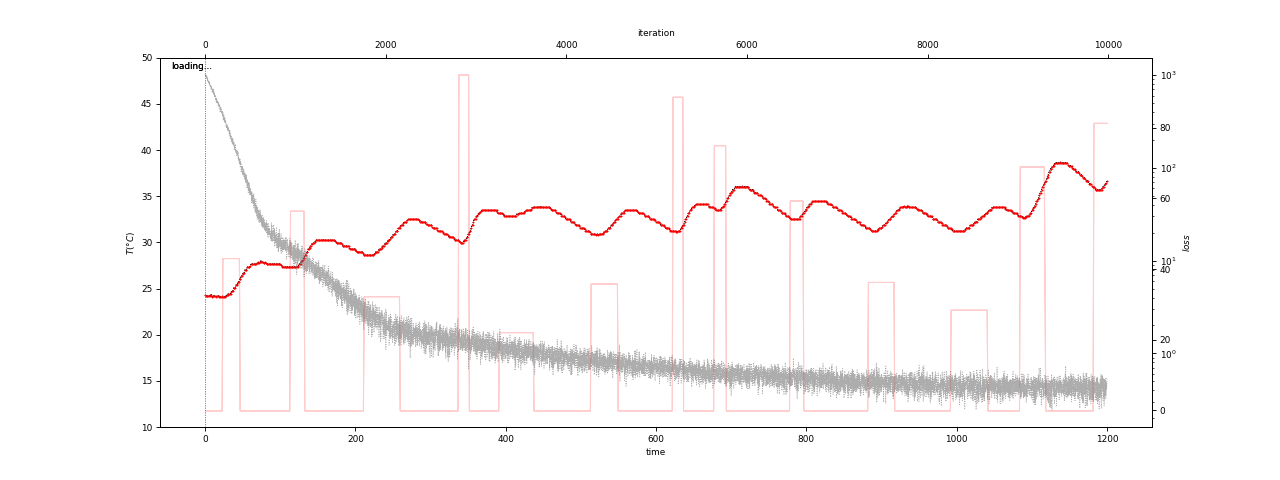
#> input picture media/model.q.3.pinn/0000.png, 1280 x 480 px; its folder holds only this picture in this run
$ jupyter execute video.1.ipynb   (shell and % lines are left out)
#> lines starting #> are read from the running program, lines starting #| are printed output that depends on the picture
[cell 1]
import os,socket
import cv2
import datetime
import numpy as np

from matplotlib.ticker import EngFormatter
efmt = EngFormatter('B')

fext = ".png"
fpath = "model.q.3.pinn"
froot = os.path.join(os.getcwd(),fpath)
fnames = [os.path.join(froot,fname) for fname in os.listdir(froot) if fname.endswith(fext)]

print(f"author  {socket.gethostname():>26}")
print(f"version {str(datetime.datetime.now()):>26}")

print(f"model   {fpath:>26}")
print(f"files   {str(len(fnames)):>26}")

### prepare a video mp4 file by monitored images

base generator is tclab.model.animate.3.py

[cell 2]
shape = (3200,1108)
duration = 1 # duration of one slide in s
fps = 24

item_count = len(fnames)

target_time = str(datetime.timedelta(seconds = duration * item_count))
target_size = int(os.path.getsize(fnames[0]) * item_count * fps)

print(f"video time estimated: {target_time}, size (w/o zip) estimated: {efmt(target_size)}")
print(f"{item_count} items, {duration}s duration, {fps} fps")

[cell 3]

fformat = 'mp4'
ftarget = os.path.join(froot,f"{fpath}.{fformat}")

if fformat == 'mp4':
    fourcc = cv2.VideoWriter.fourcc(*'MP4V')
else:
    fourcc = cv2.VideoWriter.fourcc(*'XVID')

writer = cv2.VideoWriter(ftarget, fourcc, fps, shape)

print(f"video target {ftarget}")

for fname in fnames[:item_count]:

    src = cv2.imread(fname)
#> src is the input picture: shape (480, 1280, 3); mean B, G, R 249.4, 249.4, 251

    height, width, _ = src.shape
#> height = 480; width = 1280
    scale = min(shape[0]/width, shape[1]/height)
#> scale = 2.31
    size = (int(width*scale), int(height*scale))
#> size = (2954, 1108)
    src = cv2.resize(src, size)
#> src: shape (1108, 2954, 3)

    dst = np.zeros((shape[1], shape[0], 3), dtype='uint8')

    xoff = (shape[0] - size[0]) // 2
#> xoff = 123
    yoff = (shape[1] - size[1]) // 2
#> yoff = 0

    dst[yoff:yoff+size[1], xoff:xoff+size[0]] = src
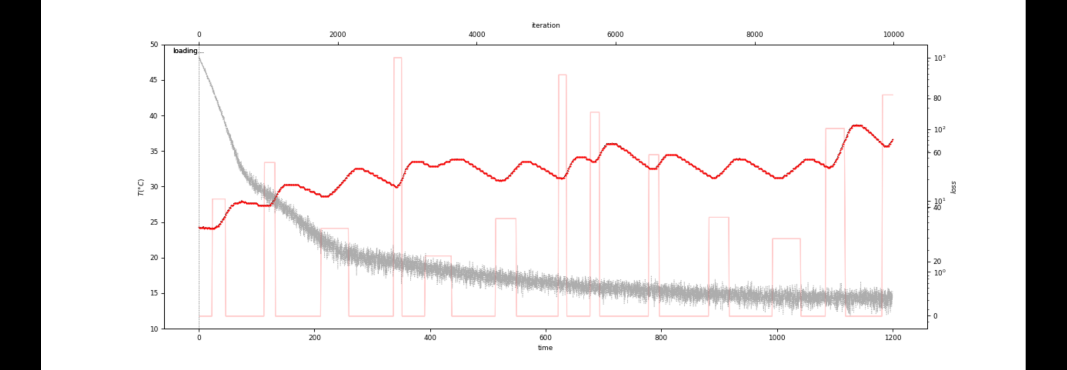
#> dst: shape (1108, 3200, 3) (shown at 1/3 size); mean B, G, R 230.2, 230.2, 231.8

    for _ in range(duration * fps):
        writer.write(dst)

writer.release()
cv2.destroyAllWindows()

file_size = os.path.getsize(ftarget)
file_name = os.path.basename(ftarget)

print(f"{file_name}: {efmt(file_size)}")
